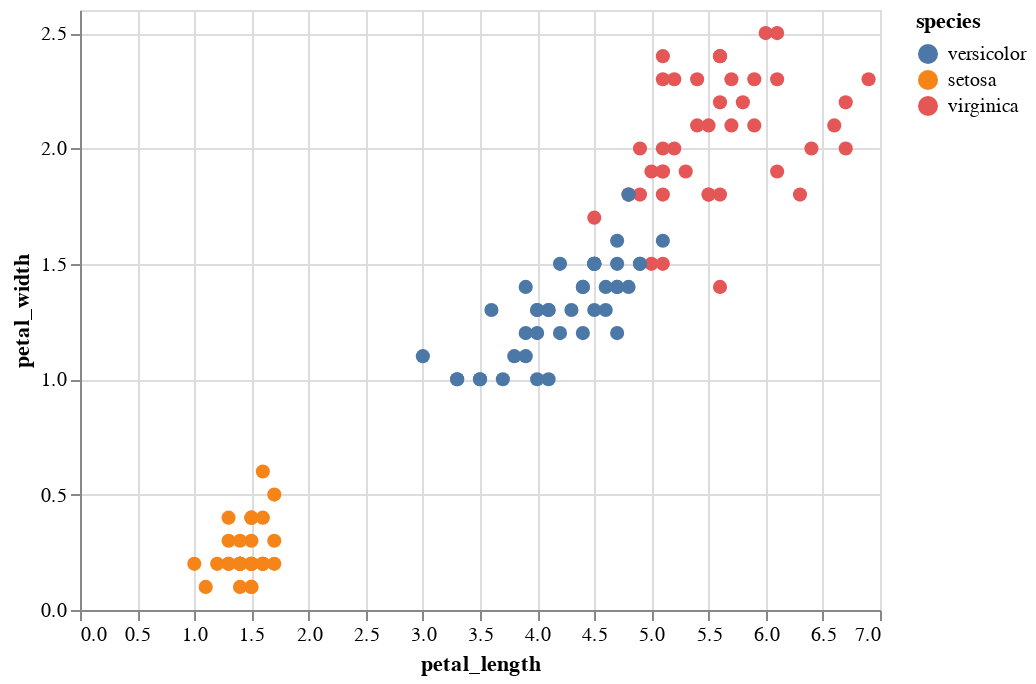

The notebook cell this image was saved under:
### Markdown cell above
Notice the three red virginica points in the right center.  Those three showed up in our computation from Wednesday, where we computed the probability of a flower being versicolor as 41/44; the difference 3/44 is those three points.

### Code cell
alt.Chart(df_train).mark_circle(size=50, opacity=1).encode(
    x="petal_length",
    y="petal_width",
    color=alt.Color("species", scale=alt.Scale(domain=["versicolor", "setosa", "virginica"])),
)

### Figure 1 — Vega-Lite specification as saved in the notebook (floating-point values rounded to 4 significant figures)
{"config": {"view": {"continuousWidth": 400, "continuousHeight": 300}}, "data": {"name": "data-6029c6e600f6d6780db5b6841183bf07"}, "mark": {"type": "circle", "opacity": 1, "size": 50}, "encoding": {"color": {"field": "species", "scale": {"domain": ["versicolor", "setosa", "virginica"]}, "type": "nominal"}, "x": {"field": "petal_length", "type": "quantitative"}, "y": {"field": "petal_width", "type": "quantitative"}}, "$schema": "https://vega.github.io/schema/vega-lite/v4.17.0.json", "datasets": {"data-6029c6e600f6d6780db5b6841183bf07": [{"sepal_length": 6.2, "sepal_width": 2.8, "petal_length": 4.8, "petal_width": 1.8, "species": "virginica"}, {"sepal_length": 5.1, "sepal_width": 3.3, "petal_length": 1.7, "petal_width": 0.5, "species": "setosa"}, {"sepal_length": 5.6, "sepal_width": 2.9, "petal_length": 3.6, "petal_width": 1.3, "species": "versicolor"}, {"sepal_length": 7.7, "sepal_width": 3.8, "petal_length": 6.7, "petal_width": 2.2, "species": "virginica"}, {"sepal_length": 5.4, "sepal_width": 3.0, "petal_length": 4.5, "petal_width": 1.5, "species": "versicolor"}, {"sepal_length": 5.8, "sepal_width": 4.0, "petal_length": 1.2, "petal_width": 0.2, "species": "setosa"}, {"sepal_length": 6.4, "sepal_width": 2.8, "petal_length": 5.6, "petal_width": 2.2, "species": "virginica"}, {"sepal_length": 6.1, "sepal_width": 3.0, "petal_length": 4.6, "petal_width": 1.4, "species": "versicolor"}, {"sepal_length": 5.5, "sepal_width": 2.3, "petal_length": 4.0, "petal_width": 1.3, "species": "versicolor"}, {"sepal_length": 6.9, "sepal_width": 3.1, "petal_length": 5.1, "petal_width": 2.3, "species": "virginica"}, {"sepal_length": 6.0, "sepal_width": 2.9, "petal_length": 4.5, "petal_width": 1.5, "species": "versicolor"}, {"sepal_length": 6.2, "sepal_width": 2.9, "petal_length": 4.3, "petal_width": 1.3, "species": "versicolor"}, {"sepal_length": 6.8, "sepal_width": 3.2, "petal_length": 5.9, "petal_width": 2.3, "species": "virginica"}, {"sepal_length": 5.0, "sepal_width": 2.3, "petal_length": 3.3, "petal_width": 1.0, "species": "versicolor"}, {"sepal_length": 4.8, "sepal_width": 3.4, "petal_length": 1.6, "petal_width": 0.2, "species": "setosa"}, {"sepal_length": 6.1, "sepal_width": 2.6, "petal_length": 5.6, "petal_width": 1.4, "species": "virginica"}, {"sepal_length": 5.2, "sepal_width": 3.4, "petal_length": 1.4, "petal_width": 0.2, "species": "setosa"}, {"sepal_length": 6.7, "sepal_width": 3.1, "petal_length": 4.4, "petal_width": 1.4, "species": "versicolor"}, {"sepal_length": 5.1, "sepal_width": 3.5, "petal_length": 1.4, "petal_width": 0.2, "species": "setosa"}, {"sepal_length": 5.2, "sepal_width": 3.5, "petal_length": 1.5, "petal_width": 0.2, "species": "setosa"}, {"sepal_length": 5.5, "sepal_width": 3.5, "petal_length": 1.3, "petal_width": 0.2, "species": "setosa"}, {"sepal_length": 4.9, "sepal_width": 2.5, "petal_length": 4.5, "petal_width": 1.7, "species": "virginica"}, {"sepal_length": 6.2, "sepal_width": 3.4, "petal_length": 5.4, "petal_width": 2.3, "species": "virginica"}, {"sepal_length": 7.9, "sepal_width": 3.8, "petal_length": 6.4, "petal_width": 2.0, "species": "virginica"}, {"sepal_length": 5.4, "sepal_width": 3.4, "petal_length": 1.7, "petal_width": 0.2, "species": "setosa"}, {"sepal_length": 6.7, "sepal_width": 3.1, "petal_length": 5.6, "petal_width": 2.4, "species": "virginica"}, {"sepal_length": 6.3, "sepal_width": 3.4, "petal_length": 5.6, "petal_width": 2.4, "species": "virginica"}, {"sepal_length": 7.6, "sepal_width": 3.0, "petal_length": 6.6, "petal_width": 2.1, "species": "virginica"}, {"sepal_length": 6.0, "sepal_width": 2.2, "petal_length": 5.0, "petal_width": 1.5, "species": "virginica"}, {"sepal_length": 4.3, "sepal_width": 3.0, "petal_length": 1.1, "petal_width": 0.1, "species": "setosa"}, {"sepal_length": 4.8, "sepal_width": 3.1, "petal_length": 1.6, "petal_width": 0.2, "species": "setosa"}, {"sepal_length": 5.8, "sepal_width": 2.7, "petal_length": 5.1, "petal_width": 1.9, "species": "virginica"}, {"sepal_length": 5.7, "sepal_width": 2.8, "petal_length": 4.1, "petal_width": 1.3, "species": "versicolor"}, {"sepal_length": 5.2, "sepal_width": 2.7, "petal_length": 3.9, "petal_width": 1.4, "species": "versicolor"}, {"sepal_length": 7.7, "sepal_width": 3.0, "petal_length": 6.1, "petal_width": 2.3, "species": "virginica"}, {"sepal_length": 6.3, "sepal_width": 2.7, "petal_length": 4.9, "petal_width": 1.8, "species": "virginica"}, {"sepal_length": 6.1, "sepal_width": 2.8, "petal_length": 4.0, "petal_width": 1.3, "species": "versicolor"}, {"sepal_length": 5.1, "sepal_width": 3.7, "petal_length": 1.5, "petal_width": 0.4, "species": "setosa"}, {"sepal_length": 5.7, "sepal_width": 2.8, "petal_length": 4.5, "petal_width": 1.3, "species": "versicolor"}, {"sepal_length": 5.4, "sepal_width": 3.9, "petal_length": 1.3, "petal_width": 0.4, "species": "setosa"}, {"sepal_length": 5.8, "sepal_width": 2.8, "petal_length": 5.1, "petal_width": 2.4, "species": "virginica"}, {"sepal_length": 5.8, "sepal_width": 2.6, "petal_length": 4.0, "petal_width": 1.2, "species": "versicolor"}, {"sepal_length": 5.1, "sepal_width": 2.5, "petal_length": 3.0, "petal_width": 1.1, "species": "versicolor"}, {"sepal_length": 5.7, "sepal_width": 3.8, "petal_length": 1.7, "petal_width": 0.3, "species": "setosa"}, {"sepal_length": 5.5, "sepal_width": 2.4, "petal_length": 3.7, "petal_width": 1.0, "species": "versicolor"}, {"sepal_length": 5.9, "sepal_width": 3.0, "petal_length": 4.2, "petal_width": 1.5, "species": "versicolor"}, {"sepal_length": 6.7, "sepal_width": 3.1, "petal_length": 4.7, "petal_width": 1.5, "species": "versicolor"}, {"sepal_length": 7.7, "sepal_width": 2.8, "petal_length": 6.7, "petal_width": 2.0, "species": "virginica"}, {"sepal_length": 4.9, "sepal_width": 3.0, "petal_length": 1.4, "petal_width": 0.2, "species": "setosa"}, {"sepal_length": 6.3, "sepal_width": 3.3, "petal_length": 4.7, "petal_width": 1.6, "species": "versicolor"}, {"sepal_length": 5.1, "sepal_width": 3.8, "petal_length": 1.5, "petal_width": 0.3, "species": "setosa"}, {"sepal_length": 5.8, "sepal_width": 2.7, "petal_length": 3.9, "petal_width": 1.2, "species": "versicolor"}, {"sepal_length": 6.9, "sepal_width": 3.2, "petal_length": 5.7, "petal_width": 2.3, "species": "virginica"}, {"sepal_length": 4.9, "sepal_width": 3.1, "petal_length": 1.5, "petal_width": 0.1, "species": "setosa"}, {"sepal_length": 5.0, "sepal_width": 2.0, "petal_length": 3.5, "petal_width": 1.0, "species": "versicolor"}, {"sepal_length": 4.9, "sepal_width": 3.1, "petal_length": 1.5, "petal_width": 0.2, "species": "setosa"}, {"sepal_length": 5.0, "sepal_width": 3.5, "petal_length": 1.3, "petal_width": 0.3, "species": "setosa"}, {"sepal_length": 5.4, "sepal_width": 3.7, "petal_length": 1.5, "petal_width": 0.2, "species": "setosa"}, {"sepal_length": 6.8, "sepal_width": 3.0, "petal_length": 5.5, "petal_width": 2.1, "species": "virginica"}, {"sepal_length": 6.3, "sepal_width": 3.3, "petal_length": 6.0, "petal_width": 2.5, "species": "virginica"}, {"sepal_length": 5.0, "sepal_width": 3.4, "petal_length": 1.6, "petal_width": 0.4, "species": "setosa"}, {"sepal_length": 5.2, "sepal_width": 4.1, "petal_length": 1.5, "petal_width": 0.1, "species": "setosa"}, {"sepal_length": 6.3, "sepal_width": 2.5, "petal_length": 5.0, "petal_width": 1.9, "species": "virginica"}, {"sepal_length": 7.7, "sepal_width": 2.6, "petal_length": 6.9, "petal_width": 2.3, "species": "virginica"}, {"sepal_length": 6.0, "sepal_width": 2.2, "petal_length": 4.0, "petal_width": 1.0, "species": "versicolor"}, {"sepal_length": 7.2, "sepal_width": 3.6, "petal_length": 6.1, "petal_width": 2.5, "species": "virginica"}, {"sepal_length": 4.9, "sepal_width": 2.4, "petal_length": 3.3, "petal_width": 1.0, "species": "versicolor"}, {"sepal_length": 6.1, "sepal_width": 2.8, "petal_length": 4.7, "petal_width": 1.2, "species": "versicolor"}, {"sepal_length": 6.5, "sepal_width": 3.0, "petal_length": 5.2, "petal_width": 2.0, "species": "virginica"}, {"sepal_length": 5.1, "sepal_width": 3.5, "petal_length": 1.4, "petal_width": 0.3, "species": "setosa"}, {"sepal_length": 7.4, "sepal_width": 2.8, "petal_length": 6.1, "petal_width": 1.9, "species": "virginica"}, {"sepal_length": 5.9, "sepal_width": 3.0, "petal_length": 5.1, "petal_width": 1.8, "species": "virginica"}, {"sepal_length": 6.4, "sepal_width": 2.7, "petal_length": 5.3, "petal_width": 1.9, "species": "virginica"}, {"sepal_length": 4.4, "sepal_width": 2.9, "petal_length": 1.4, "petal_width": 0.2, "species": "setosa"}, {"sepal_length": 5.6, "sepal_width": 2.8, "petal_length": 4.9, "petal_width": 2.0, "species": "virginica"}, {"sepal_length": 5.1, "sepal_width": 3.4, "petal_length": 1.5, "petal_width": 0.2, "species": "setosa"}, {"sepal_length": 5.0, "sepal_width": 3.3, "petal_length": 1.4, "petal_width": 0.2, "species": "setosa"}, {"sepal_length": 5.7, "sepal_width": 2.6, "petal_length": 3.5, "petal_width": 1.0, "species": "versicolor"}, {"sepal_length": 6.9, "sepal_width": 3.1, "petal_length": 5.4, "petal_width": 2.1, "species": "virginica"}, {"sepal_length": 5.5, "sepal_width": 2.6, "petal_length": 4.4, "petal_width": 1.2, "species": "versicolor"}, {"sepal_length": 6.3, "sepal_width": 2.8, "petal_length": 5.1, "petal_width": 1.5, "species": "virginica"}, {"sepal_length": 7.0, "sepal_width": 3.2, "petal_length": 4.7, "petal_width": 1.4, "species": "versicolor"}, {"sepal_length": 6.8, "sepal_width": 2.8, "petal_length": 4.8, "petal_width": 1.4, "species": "versicolor"}, {"sepal_length": 6.5, "sepal_width": 3.2, "petal_length": 5.1, "petal_width": 2.0, "species": "virginica"}, {"sepal_length": 6.9, "sepal_width": 3.1, "petal_length": 4.9, "petal_width": 1.5, "species": "versicolor"}, {"sepal_length": 5.5, "sepal_width": 2.4, "petal_length": 3.8, "petal_width": 1.1, "species": "versicolor"}, {"sepal_length": 5.6, "sepal_width": 3.0, "petal_length": 4.5, "petal_width": 1.5, "species": "versicolor"}, {"sepal_length": 6.0, "sepal_width": 3.0, "petal_length": 4.8, "petal_width": 1.8, "species": "virginica"}, {"sepal_length": 6.0, "sepal_width": 2.7, "petal_length": 5.1, "petal_width": 1.6, "species": "versicolor"}, {"sepal_length": 5.8, "sepal_width": 2.7, "petal_length": 5.1, "petal_width": 1.9, "species": "virginica"}, {"sepal_length": 5.9, "sepal_width": 3.2, "petal_length": 4.8, "petal_width": 1.8, "species": "versicolor"}, {"sepal_length": 5.1, "sepal_width": 3.8, "petal_length": 1.6, "petal_width": 0.2, "species": "setosa"}, {"sepal_length": 6.2, "sepal_width": 2.2, "petal_length": 4.5, "petal_width": 1.5, "species": "versicolor"}, {"sepal_length": 5.6, "sepal_width": 3.0, "petal_length": 4.1, "petal_width": 1.3, "species": "versicolor"}, {"sepal_length": 5.6, "sepal_width": 2.5, "petal_length": 3.9, "petal_width": 1.1, "species": "versicolor"}, {"sepal_length": 5.8, "sepal_width": 2.7, "petal_length": 4.1, "petal_width": 1.0, "species": "versicolor"}, {"sepal_length": 6.4, "sepal_width": 3.1, "petal_length": 5.5, "petal_width": 1.8, "species": "virginica"}, {"sepal_length": 6.6, "sepal_width": 2.9, "petal_length": 4.6, "petal_width": 1.3, "species": "versicolor"}, {"sepal_length": 5.5, "sepal_width": 4.2, "petal_length": 1.4, "petal_width": 0.2, "species": "setosa"}, {"sepal_length": 4.4, "sepal_width": 3.0, "petal_length": 1.3, "petal_width": 0.2, "species": "setosa"}, {"sepal_length": 6.3, "sepal_width": 2.9, "petal_length": 5.6, "petal_width": 1.8, "species": "virginica"}, {"sepal_length": 6.4, "sepal_width": 3.2, "petal_length": 4.5, "petal_width": 1.5, "species": "versicolor"}, {"sepal_length": 7.3, "sepal_width": 2.9, "petal_length": 6.3, "petal_width": 1.8, "species": "virginica"}, {"sepal_length": 5.0, "sepal_width": 3.6, "petal_length": 1.4, "petal_width": 0.2, "species": "setosa"}, {"sepal_length": 7.1, "sepal_width": 3.0, "petal_length": 5.9, "petal_width": 2.1, "species": "virginica"}, {"sepal_length": 4.9, "sepal_width": 3.6, "petal_length": 1.4, "petal_width": 0.1, "species": "setosa"}, {"sepal_length": 6.5, "sepal_width": 3.0, "petal_length": 5.5, "petal_width": 1.8, "species": "virginica"}, {"sepal_length": 6.7, "sepal_width": 3.3, "petal_length": 5.7, "petal_width": 2.1, "species": "virginica"}, {"sepal_length": 5.4, "sepal_width": 3.4, "petal_length": 1.5, "petal_width": 0.4, "species": "setosa"}, {"sepal_length": 6.1, "sepal_width": 2.9, "petal_length": 4.7, "petal_width": 1.4, "species": "versicolor"}, {"sepal_length": 4.6, "sepal_width": 3.2, "petal_length": 1.4, "petal_width": 0.2, "species": "setosa"}, {"sepal_length": 6.7, "sepal_width": 3.0, "petal_length": 5.2, "petal_width": 2.3, "species": "virginica"}, {"sepal_length": 5.7, "sepal_width": 3.0, "petal_length": 4.2, "petal_width": 1.2, "species": "versicolor"}, {"sepal_length": 5.0, "sepal_width": 3.4, "petal_length": 1.5, "petal_width": 0.2, "species": "setosa"}, {"sepal_length": 6.5, "sepal_width": 3.0, "petal_length": 5.8, "petal_width": 2.2, "species": "virginica"}, {"sepal_length": 6.6, "sepal_width": 3.0, "petal_length": 4.4, "petal_width": 1.4, "species": "versicolor"}, {"sepal_length": 5.0, "sepal_width": 3.5, "petal_length": 1.6, "petal_width": 0.6, "species": "setosa"}, {"sepal_length": 4.6, "sepal_width": 3.6, "petal_length": 1.0, "petal_width": 0.2, "species": "setosa"}, {"sepal_length": 6.3, "sepal_width": 2.5, "petal_length": 4.9, "petal_width": 1.5, "species": "versicolor"}, {"sepal_length": 5.7, "sepal_width": 4.4, "petal_length": 1.5, "petal_width": 0.4, "species": "setosa"}]}}
